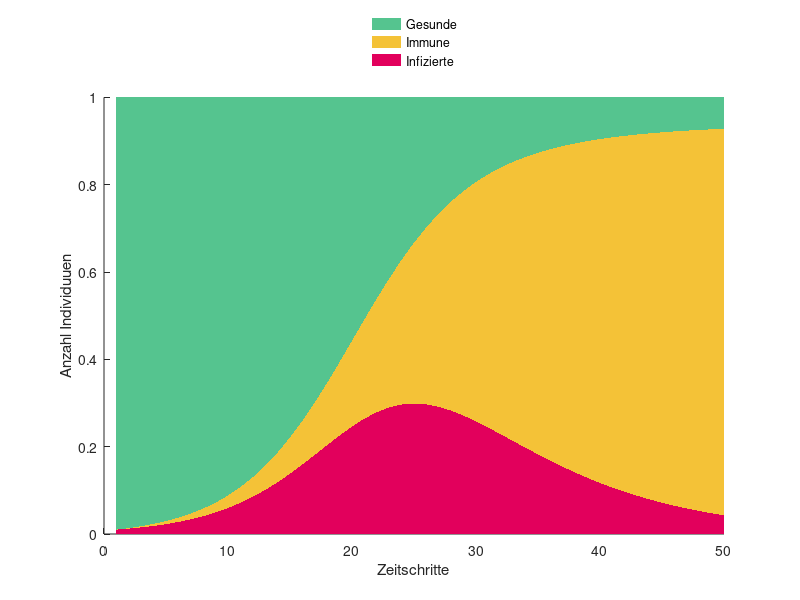

This figure's MATLAB source: (Note: this script raises an error after producing the figure.)
close all;
clear;
clc;

RED    = sscanf('f2869f','%2x%2x%2x',[1 3])/255;
DARKRED= sscanf('e2005c','%2x%2x%2x',[1 3])/255;
GREEN  = sscanf('55c48f','%2x%2x%2x',[1 3])/255;
YELLOW = sscanf('f4c237','%2x%2x%2x',[1 3])/255;
PURPLE = sscanf('6c1eaf','%2x%2x%2x',[1 3])/255;

K = 50;

delta = 1/8 % Genesungsrate (Kehrwert ist die mittlere Genesungszeit)
R0 = (2.4 + 3.3)/2;
gamma = R0 * delta % Infektionsrate


S = zeros(1,K);
I = zeros(1,K);
R = zeros(1,K);

I(1) = 0.01;
S(1) = 1 - I(1);

for k = 1:K-1
    S(k+1) = S(k) - gamma*S(k)*I(k);
    I(k+1) = I(k) + gamma*S(k)*I(k) - delta*I(k);
    R(k+1) = R(k)                   + delta*I(k);
end

hold on;
%plot(1:K, S);
%plot(1:K, E);
%plot(1:K, I);
%plot(1:K, R);
area(1:K, I+R+S, 'LineStyle','none', 'FaceColor',GREEN);
area(1:K, I+R,   'LineStyle','none', 'FaceColor',YELLOW);
area(1:K, I,     'LineStyle','none', 'FaceColor',DARKRED);
hold off;

legend('Gesunde', 'Immune', 'Infizierte');
legend('boxoff');
legend('Location','northoutside');
xlabel('Zeitschritte');
ylabel('Anzahl Individuuen');

box off;

axis([0 K 0 1]);

fig = gcf;
fig.PaperUnits = 'centimeters';
fig.PaperPosition = [0 0 10 10];
print(['SIR.png'],'-dpng','-r300');
